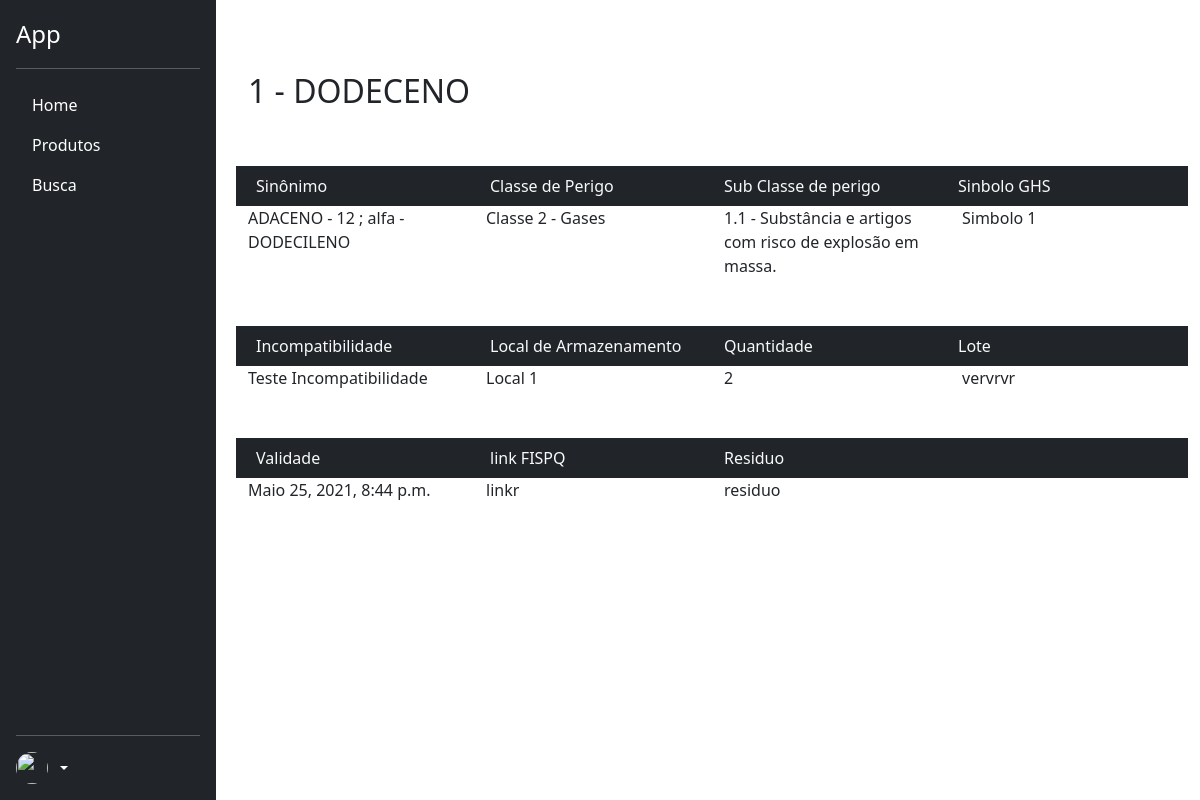
The app's page /produto/5 (signed in) with its own data.
### core/models.py (models this page shows, shortened)
class Produto(models.Model):
    nome = models.CharField('Nome', max_length=100)
    sinonimo = models.CharField('Sinonimo', max_length=100)
    classe_de_perigo = models.ForeignKey(ClasseDePerigo, on_delete=models.CASCADE)
    sub_classe_de_perigo = models.ForeignKey(SubClassesDePerigo, on_delete=models.CASCADE)
    simbolo_ghs = models.ForeignKey(SimboloGHS, on_delete=models.CASCADE)
    incompatibilidade = models.CharField('Incompatibilidade', max_length=100)
    local_armazenamento = models.ForeignKey(LocalArmazenamento, on_delete=models.CASCADE)
    quantidade = models.IntegerField('Quantidade')
    lote = models.CharField('Lote', max_length=100)
    validate = models.DateTimeField('Data de Validade')
    link_FISPQ = models.CharField('link FISPQ', max_length=100)
    residuo = models.CharField('Residuo', max_length=100)

class ClasseDePerigo(models.Model):
    nome = models.CharField('Nome', max_length=100)
    def __str__(self):
        return f'{self.nome}'

class SubClassesDePerigo(models.Model):
    nome = models.CharField('Nome', max_length=500)
    def __str__(self):
        return f'{self.nome}'

class SimboloGHS(models.Model):
    nome = models.CharField('Nome', max_length=100)
    def __str__(self):
        return f'{self.nome}'

class LocalArmazenamento(models.Model):
    nome = models.CharField('Nome', max_length=100)
    def __str__(self):
        return f'{self.nome}'

### core/views.py (the view)
# urls.py: path('produto/<int:id>', views.produto, name='produto'),
@login_required
def produto(request, id):
    produto = Produto.objects.get(id=id)
    context = {
        'produto': produto
    }
    return render(request, "core/produto.html", context)

### core/templates/core/produto.html
{% extends "core/base.html" %}
{% block content %}
<div class="col-10 p-4 ps-5">
  <h2 class="pb-5 pt-5">{{ produto.nome }}</h2>
  <div class="row mb-0 p-2 bg-dark text-light">
    <div class="col-3">Sinônimo</div>
    <div class="col-3">Classe de Perigo</div>
    <div class="col-3">Sub Classe de perigo</div>
    <div class="col-3">Sinbolo GHS</div>
  </div>
  <div class="row mb-5">
    <div class="col-3">{{ produto.sinonimo }}</div>
    <div class="col-3">{{ produto.classe_de_perigo }}</div>
    <div class="col-3">{{ produto.sub_classe_de_perigo }}</div>
    <div class="col-3">{{ produto.simbolo_ghs }}</div>
  </div>
  <div class="row mb-0 p-2 bg-dark text-light">
    <div class="col-3">Incompatibilidade</div>
    <div class="col-3">Local de Armazenamento</div>
    <div class="col-3">Quantidade</div>
    <div class="col-3">Lote</div>
  </div>
  <div class="row mb-5">
    <div class="col-3">{{ produto.incompatibilidade }}</div>
    <div class="col-3">{{ produto.local_armazenamento }}</div>
    <div class="col-3">{{ produto.quantidade }}</div>
    <div class="col-3">{{ produto.lote }}</div>
  </div>
    <div class="row mb-0 p-2 bg-dark text-light">
    <div class="col-3">Validade</div>
    <div class="col-3">link FISPQ</div>
    <div class="col-3">Residuo</div>
    <div class="col-3"></div>
  </div>
  <div class="row mb-5">
    <div class="col-3">{{ produto.validate }}</div>
    <div class="col-3">{{ produto.link_FISPQ }}</div>
    <div class="col-3">{{ produto.residuo }}</div>
    <div class="col-3"></div>
  </div>
</div>
{% endblock %}

### core/static/main.css (style rules this page uses)
html, body { height: 100%; }
body { margin: 0; font-family: var(--bs-font-sans-serif); font-size: 1rem; font-weight: 400; line-height: 1.5; color: #212529; background-color: #fff; -webkit-text-size-adjust: 100%; -webkit-tap-highlight-color: transparent; }
.bg-dark { background-color: #212529!important; }

### records on screen
Produto: nome "1 - DODECENO", sinonimo "ADACENO - 12 ; alfa - DODECILENO", classe_de_perigo "Classe 2 - Gases", sub_classe_de_perigo "1.1 - Substância e artigos com risco de explosão em massa.", simbolo_ghs "Simbolo 1", incompatibilidade "Teste Incompatibilidade", local_armazenamento "Local 1", quantidade "2", lote "vervrvr", validate "Maio 25, 2021, 8:44 p.m.", link_FISPQ "linkr", residuo "residuo"
